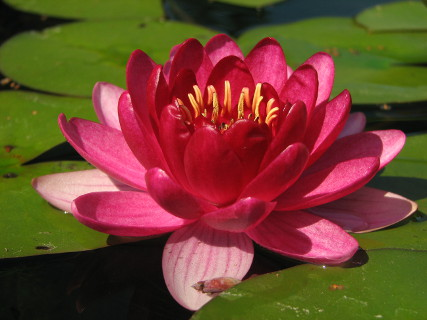
#> input picture lotus320.jpg, 427 x 320 px
$ python how_to_kmeansSegmentation.py
#> lines starting #> are read from the running program, lines starting #| are printed output that depends on the picture
import numpy as np
import cv2 as cv

img = cv.imread('lotus320.jpg')
#> img is the input picture: shape (320, 427, 3); mean B, G, R 45.8, 67.9, 112.3
Z = img.reshape((-1,3))

# convert to np.float32
Z = np.float32(Z)

# define criteria, number of clusters(K) and apply kmeans()
criteria = (cv.TERM_CRITERIA_EPS + cv.TERM_CRITERIA_MAX_ITER, 10, 1.0)
K = 2
ret, label, center = cv.kmeans(Z, K, None, criteria, 10, cv.KMEANS_RANDOM_CENTERS)
#> ret = 600330189.3; center = [[26.25, 61.52, 85.25], [120.4, 92.53, 216]]

# Now convert back into uint8, and make original image
center = np.uint8(center)
#> center = [[26, 61, 85], [120, 92, 216]]
res = center[label.flatten()]
res2 = res.reshape((img.shape))
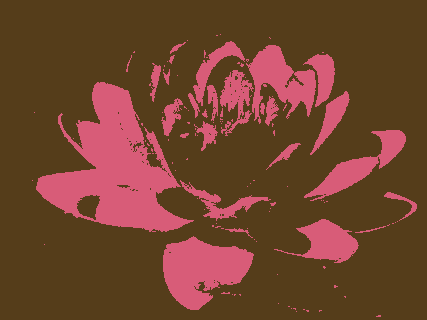
#> res2: shape (320, 427, 3); mean B, G, R 45.5, 67.4, 112.1
cv.imshow('res2', res2)
cv.waitKey(0)

$ run again, with coins.png saved as lotus320.jpg
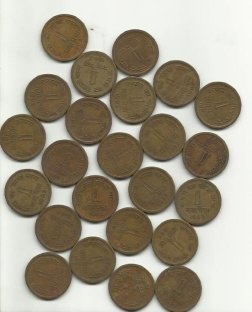
#> input picture coins.png, 252 x 312 px
#> img is the input picture: shape (312, 252, 3); mean B, G, R 136.3, 153.2, 161.4
#> `ret, label, center = cv.kmeans(Z, K, None, criteria, 10, cv.KMEANS_RAN..`: ret = 55539331.8; center = [[227.6, 233.8, 232.3], [64.07, 89.27, 105.3]]
#> `center = np.uint8(center)`: center = [[227, 233, 232], [64, 89, 105]]
#> `res2 = res.reshape((img.shape))`:
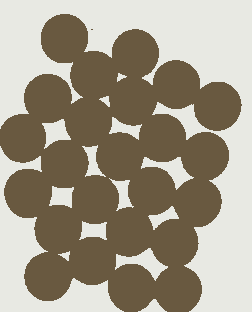
#> res2: shape (312, 252, 3); mean B, G, R 136, 152.6, 161.1
